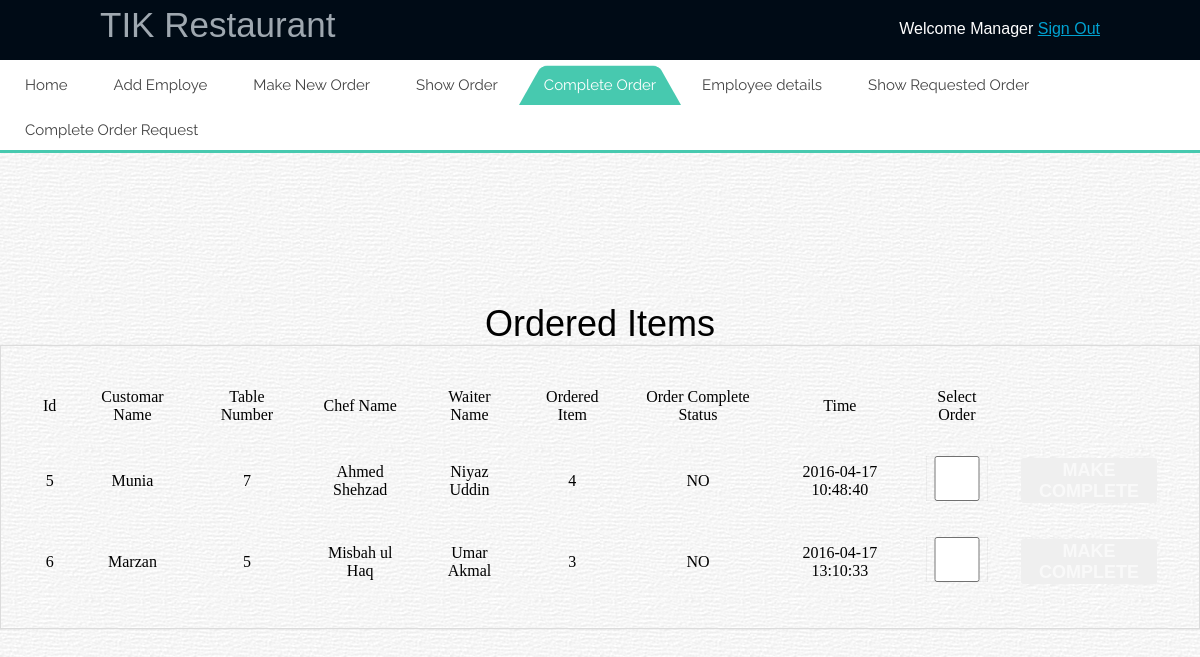
The app's page /makecomplete.php (signed in) with its own data.
### tables this page shows
CREATE TABLE IF NOT EXISTS `users` (
`user_id` int(5) NOT NULL,
  `user_name` varchar(25) NOT NULL,
  `user_email` varchar(35) NOT NULL,
  `user_pass` varchar(50) NOT NULL,
  `designation` int(5) NOT NULL,
  `chefavlinfo` int(5) NOT NULL,
  `waiteravlinfo` int(5) NOT NULL,
  `total_order` int(11) NOT NULL
);

CREATE TABLE IF NOT EXISTS `foodorder` (
`order_id` int(11) NOT NULL,
  `customar_name` varchar(50) NOT NULL,
  `table_number` varchar(20) NOT NULL,
  `waiter_name` varchar(80) NOT NULL,
  `chef_name` varchar(50) NOT NULL,
  `food_details` varchar(200) NOT NULL,
  `completestatus` int(11) NOT NULL,
  `created_at` timestamp NULL DEFAULT CURRENT_TIMESTAMP
);

### makecomplete.php (the view, shortened to what this page needs)
<?php
include_once 'dbconnect.php';
$res=mysqli_query($con,"SELECT * FROM users WHERE user_id=".$_SESSION['user']);
$userRow=mysqli_fetch_array($res);
?>
<!DOCTYPE html >
<html >
<head>
<link rel="stylesheet" href="style.css" type="text/css" />
<link rel="stylesheet" href="styles.css">
</head>
<body background="pic/70276-vintage-background.png">
<div id="header">
        <div id="left">
           <label>TIK Restaurant</label>
        </div>
        <div id="right">
           <div id="content">
              Welcome <?php echo $userRow['user_name']; ?>&nbsp;<a href="logout.php?logout">Sign Out</a>
           </div>
        </div>
     </div>
     <div id='cssmenu'>
     <ul>
        <li><a href='admin.php'>Home</a></li>
        <li><a href='register.php'>Add Employe</a></li>
        <li><a href='makeorder.php'>Make New Order</a></li>
        <li><a href='showorder.php'>Show Order</a></li>
        <li class='active'><a href='makecomplete.php'>Complete Order</a></li>
        <li><a href='employee.php'>Employee details</a></li>
		<li><a href='requestedorder.php'>Show Requested Order</a></li>
		<li><a href='requestfromemployee.php'>Complete Order Request</a></li>
     </ul>
   </div>
<?php
$query=mysqli_query($con,"SELECT * FROM foodorder WHERE completestatus='0'") or die(mysql_error());
if(mysqli_num_rows($query)>0):
?>
<tr>
        <div id="body">
           <a>Ordered Items</a>
        </div>
     </tr>
     <form method="post">
<center>
<table>
<center>
 <tr>
   <td align="center">Id</td>
   <td align="center">Customar Name</td>
   <td align="center">Table Number</td>
   <td align="center">Chef Name</td>
   <td align="center">Waiter Name</td>
   <td align="center">Ordered Item</td>
   <td align="center">Order Complete Status</td>
   <td align="center">Time</td>
   <td align="center">Select Order</td>
 </tr>
 <?php
 while($row=mysqli_fetch_object($query)):?>
 <tr>
   <td align="center"><?php echo $row->order_id;?></td>
   <td align="center"><?php echo $row->customar_name; ?></td>
   <td align="center"><?php echo $row->table_number;?></td>
   <td align="center"><?php echo $row->chef_name; ?></td>
   <td align="center"><?php echo $row->waiter_name; ?></td>
   <td align="center"><?php echo $row->food_details;  ?></td>
   <td align="center"><?php
   if($row->completestatus==1)
    echo "Yes";
     else
     echo "NO";
   ?></td>
   <td align="center"><?php echo $row->created_at;  ?></td>
   <td align="center"><input type="checkbox" name="select1" value="<?php echo $row->order_id;?>"</td>
   <td><button type="submit" name="btn-go"><?php
   ?></button></td>
 </tr>
 <?php endwhile;?>
  </form>
<?php
else: ?>
<h3>No Incomplete Order</h3>
<?php endif; ?>
</body>
</html>

### style.css (style rules this page uses)
* { margin:0; padding:0; }
table { border:solid #dcdcdc 1px; padding:25px; box-shadow: 0px 0px 1px rgba(0,0,0,0.2); }
table tr,td { padding:15px; //border:solid #e1e1e1 1px; }
table tr td input { width:97%; height:45px; border:solid #e1e1e1 1px; border-radius:3px; padding-left:10px; font-family:Verdana, Geneva, sans-serif; font-size:16px; background:#f9f9f9; transition-duration:0.5s; box-shadow: inset 0px 0px 1px rgba(0,0,0,0.4); }
table tr td button { width:100%; height:45px; border:0px; background:-moz-linear-gradient(top, #595959 , #515151); border-radius:3px; color:#f9f9f9; font-family:Verdana, Geneva, sans-serif; font-size:18px; font-weight:bolder; text-transform:uppercase; }
* #header { width:100%; height:60px; background:rgba(00,11,22,33); color:#9fa8b0; font-family:Verdana, Geneva, sans-serif; }
#header #left { float:left; position:relative; }
#header #left label { position:relative; top:5px; left:100px; font-size:35px; }
#header #right { float:right; position:relative; }
#header #right #content { position:relative; top:20px; right:100px; color:#fff; }
#header #right #content a { color:#00a2d1; }
#body { text-align:center; margin-top:150px; font-family:Verdana, Geneva, sans-serif; font-size:36px; }

### styles.css (style rules this page uses)
#cssmenu, #cssmenu ul, #cssmenu ul li, #cssmenu ul li a { margin: 0; padding: 0; border: 0; list-style: none; line-height: 1; display: block; position: relative; -webkit-box-sizing: border-box; -moz-box-sizing: border-box; box-sizing: border-box; }
#cssmenu:after, #cssmenu > ul:after { content: "."; display: block; clear: both; visibility: hidden; line-height: 0; height: 0; }
#cssmenu { width: auto; border-bottom: 3px solid #47c9af; font-family: Raleway, sans-serif; line-height: 1; }
#cssmenu ul { background: #ffffff; }
#cssmenu > ul > li { float: left; }
#cssmenu > ul > li > a { z-index: 2; padding: 18px 25px 12px 25px; font-size: 15px; font-weight: 400; text-decoration: none; color: #444444; -webkit-transition: all .2s ease; -moz-transition: all .2s ease; -ms-transition: all .2s ease; -o-transition: all .2s ease; transition: all .2s ease; margin-right: -4px; }
#cssmenu > ul > li.active > a, #cssmenu > ul > li:hover > a, #cssmenu > ul > li > a:hover { color: #ffffff; }
#cssmenu > ul > li > a:after { position: absolute; left: 0; bottom: 0; right: 0; z-index: -1; width: 100%; height: 120%; border-top-left-radius: 8px; border-top-right-radius: 8px; content: ""; -webkit-transition: all .2s ease; -o-transition: all .2s ease; transition: all .2s ease; -webkit-transform: perspective(5px) rotateX(2deg); -webkit-transform-origin: bottom; -moz-transform: perspective(5px) rotateX(2deg); -moz-transform-origin: bottom; transform: perspective(5px) rotateX(2deg); transform-origin: bottom; }
#cssmenu > ul > li.active > a:after, #cssmenu > ul > li:hover > a:after, #cssmenu > ul > li > a:hover:after { background: #47c9af; }

### records on screen
users: user_name "Manager"
foodorder: order_id "5", customar_name "Munia", table_number "7", chef_name "Ahmed Shehzad", waiter_name "Niyaz Uddin", food_details "4", completestatus "NO", created_at "2016-04-17 10:48:40"
foodorder: order_id "6", customar_name "Marzan", table_number "5", chef_name "Misbah ul Haq", waiter_name "Umar Akmal", food_details "3", completestatus "NO", created_at "2016-04-17 13:10:33"
